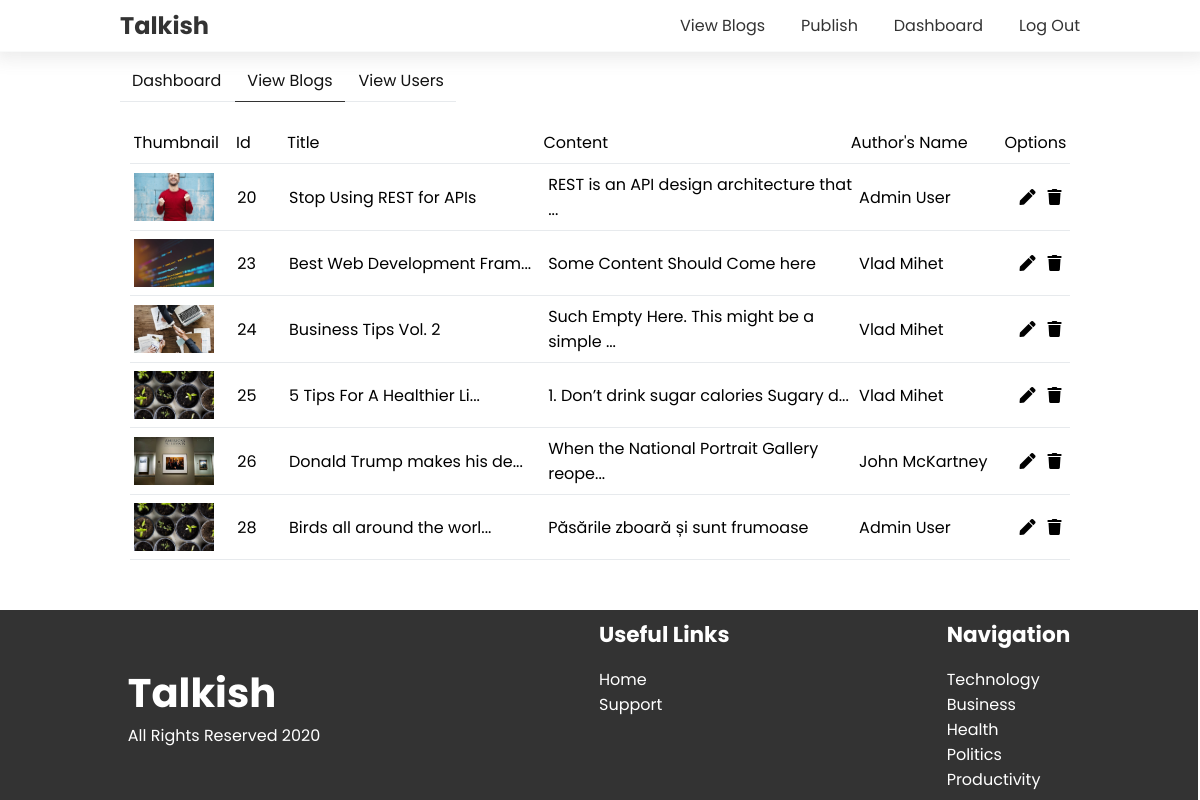
Screenshot of /admin/view_blogs.php (signed in) with the database file from the repository.
### tables this page shows
CREATE TABLE `blogs` (
  `id` bigint(50) NOT NULL,
  `title` varchar(150) NOT NULL,
  `category` varchar(50) NOT NULL,
  `readingTime` int(3) NOT NULL,
  `views` int(10) NOT NULL DEFAULT 0,
  `content` text NOT NULL,
  `thumbnail` varchar(200) NOT NULL,
  `published_at` timestamp NOT NULL DEFAULT current_timestamp(),
  `author_id` bigint(50) NOT NULL
);

CREATE TABLE `users` (
  `id` int(50) NOT NULL,
  `firstName` varchar(30) NOT NULL,
  `lastName` varchar(30) NOT NULL,
  `email` varchar(50) NOT NULL,
  `role` varchar(20) NOT NULL DEFAULT 'user',
  `password` varchar(100) NOT NULL
);

### admin/view_blogs.php (the view, shortened to what this page needs)
<?php
include_once("../layout/navbar.php");
$blogsResult = null;
if ($_SESSION && isset($_SESSION['user_id'])) {
  $user_id = $_SESSION['user_id'];
  $sql = "SELECT role FROM users WHERE id = '$user_id'";
  if ($result = mysqli_query($conn, $sql)) {
    if (mysqli_num_rows($result)) {
      $sql = "SELECT blog.*, author.firstName, author.lastName FROM blogs AS blog INNER JOIN users AS author ON author.id = blog.author_id";
      if ($result = mysqli_query($conn,  $sql))
        if (mysqli_num_rows($result))
          $blogsResult = $result;
    } else {
      echo "<script>window.location.assign('/index.php');</script>";
    }
  } else {
    echo "<script>window.location.assign('/index.php');</script>";
  }
} else {
  echo "<script>window.location.assign('/index.php');</script>";
}
?>
<div id="dashboard__container">
  <div class="nav">
    <ul>
      <li>
        <a href="/admin/dashboard.php">Dashboard</a>
      </li>
      <li style="border-bottom-color: #333;">
        <a href="/admin/view_blogs.php">View Blogs</a>
      </li>
      <li>
        <a href="/admin/view_users.php">View Users</a>
      </li>
    </ul>
  </div>
  <?php if ($blogsResult) : ?>
    <div id="blogs__container">
      <div class="labels__bar">
        <span class="thumbnail">Thumbnail</span>
        <span>Id</span>
        <span class="title">Title</span>
        <span class="content">Content</span>
        <span class="name">Author's Name</span>
        <span>Options</span>
      </div>
      <?php while ($data = mysqli_fetch_assoc($blogsResult)) : ?>
        <div class="blog__data">
          <div class="thumbnail__wrapper">
            <img src="<?php echo $data['thumbnail']; ?>" alt="<?php echo $data['title']; ?>" />
          </div>
          <span><?php echo $data['id']; ?></span>
          <span class="title">
            <?php echo substr($data['title'], 0, 25);
            if (strlen($data['title']) >= 25)
              echo "...";
            ?>
          </span>
          <span class="content">
            <?php echo substr($data['content'], 0, 40);
            if (strlen($data['content']) >= 40)
              echo "...";
            ?>
          </span>
          <span class="name">
            <?php echo $data['firstName'] . " " . $data['lastName']; ?>
          </span>
          <div class="options__wrapper">
            <i class="fas fa-pen" onclick="window.location.href='/admin/update_blog.php?blog_id=<?php echo $data['id']; ?>'"></i>
            <i class="fas fa-trash" onclick="window.location.href='/admin/delete_blog.php?blog_id=<?php echo $data['id']; ?>'"></i>
          </div>
        </div>
      <?php endwhile ?>
    </div>
  <?php endif ?>
</div>
<?php
include_once("../layout/footer.php");
?>

### scss/index.css (style rules this page uses)
#blogs__container { display: -webkit-box; display: -ms-flexbox; display: flex; -webkit-box-orient: vertical; -webkit-box-direction: normal; -ms-flex-direction: column; flex-direction: column; width: 98%; margin: 0 auto; margin-bottom: 2.5vh; }
#blogs__container .labels__bar { display: -webkit-box; display: -ms-flexbox; display: flex; -webkit-box-orient: horizontal; -webkit-box-direction: normal; -ms-flex-direction: row; flex-direction: row; -webkit-box-align: center; -ms-flex-align: center; align-items: center; padding: 0.5rem 0.25rem; border-bottom: 1px solid #e7eaed; }
#blogs__container .labels__bar span { -webkit-box-flex: 1; -ms-flex: 1; flex: 1; }
#blogs__container .labels__bar .title { -webkit-box-flex: 5; -ms-flex: 5; flex: 5; }
#blogs__container .labels__bar .content { -webkit-box-flex: 6; -ms-flex: 6; flex: 6; }
#blogs__container .labels__bar .name { -webkit-box-flex: 3; -ms-flex: 3; flex: 3; }
#blogs__container .labels__bar .thumbnail { -webkit-box-flex: 2; -ms-flex: 2; flex: 2; }
#blogs__container .blog__data { display: -webkit-box; display: -ms-flexbox; display: flex; -webkit-box-orient: horizontal; -webkit-box-direction: normal; -ms-flex-direction: row; flex-direction: row; -webkit-box-align: center; -ms-flex-align: center; align-items: center; text-align: left; -webkit-box-sizing: border-box; box-sizing: border-box; padding: 0.5rem 0.25rem; border-bottom: 1px solid #e7eaed; }
#blogs__container .blog__data .content { -webkit-box-flex: 6; -ms-flex: 6; flex: 6; }
#blogs__container .blog__data .title { -webkit-box-flex: 5; -ms-flex: 5; flex: 5; }
#blogs__container .blog__data span { -webkit-box-flex: 1; -ms-flex: 1; flex: 1; }
#blogs__container .blog__data .name { -webkit-box-flex: 3; -ms-flex: 3; flex: 3; }
#blogs__container .blog__data .thumbnail__wrapper { height: 3rem; -webkit-box-flex: 2; -ms-flex: 2; flex: 2; }
#blogs__container .blog__data .thumbnail__wrapper img { width: 5rem; height: 100%; -o-object-fit: cover; object-fit: cover; }
#blogs__container .blog__data .options__wrapper { -webkit-box-flex: 1; -ms-flex: 1; flex: 1; display: -webkit-box; display: -ms-flexbox; display: flex; -webkit-box-orient: horizontal; -webkit-box-direction: normal; -ms-flex-direction: row; flex-direction: row; -webkit-box-align: center; -ms-flex-align: center; align-items: center; -webkit-box-pack: center; -ms-flex-pack: center; justify-content: center; }
#blogs__container .blog__data .options__wrapper i { cursor: pointer; -webkit-transition: 0.25s ease-in-out; transition: 0.25s ease-in-out; }
#blogs__container .blog__data .options__wrapper i:first-of-type { margin-right: 0.75rem; }
#dashboard__container { display: -webkit-box; display: -ms-flexbox; display: flex; -webkit-box-orient: vertical; -webkit-box-direction: normal; -ms-flex-direction: column; flex-direction: column; width: 100%; }
#dashboard__container .nav { margin-bottom: 2.5vh; }
#dashboard__container .nav ul { list-style-type: none; width: 35%; display: -webkit-box; display: -ms-flexbox; display: flex; -webkit-box-orient: horizontal; -webkit-box-direction: normal; -ms-flex-direction: row; flex-direction: row; -webkit-box-align: center; -ms-flex-align: center; align-items: center; -webkit-box-pack: justify; -ms-flex-pack: justify; justify-content: space-between; border-bottom: 1px solid #e7eaed; }
#dashboard__container .nav ul li { border-bottom: 1px solid transparent; text-align: center; -webkit-box-sizing: border-box; box-sizing: border-box; padding: 0.5rem 0.75rem; margin-bottom: -1px; }
#dashboard__container .nav ul li a { text-decoration: none; color: #121212; }
* { margin: 0; padding: 0; }
body { min-height: 100vh; position: relative; width: 80%; margin: 0 auto; font-family: "Poppins", sans-serif; -webkit-box-sizing: border-box; box-sizing: border-box; padding-top: 7.5vh; padding-bottom: 25vh; }

### rows the page displays
blogs: thumbnail (picture), id "20", title "Stop Using REST for APIs", content "REST is an API design architecture that", author.firstName "Admin", author.lastName "User"
blogs: thumbnail (picture), id "23", title "Best Web Development Fram", content "Some Content Should Come here", author.firstName "Vlad", author.lastName "Mihet"
blogs: thumbnail (picture), id "24", title "Business Tips Vol. 2", content "Such Empty Here. This might be a simple", author.firstName "Vlad", author.lastName "Mihet"
blogs: thumbnail (picture), id "25", title "5 Tips For A Healthier Li", content "1. Don’t drink sugar calories Sugary d", author.firstName "Vlad", author.lastName "Mihet"
blogs: thumbnail (picture), id "26", title "Donald Trump makes his de", content "When the National Portrait Gallery reope", author.firstName "John", author.lastName "McKartney"
blogs: thumbnail (picture), id "28", title "Birds all around the worl", content "Păsările zboară și sunt frumoase", author.firstName "Admin", author.lastName "User"
